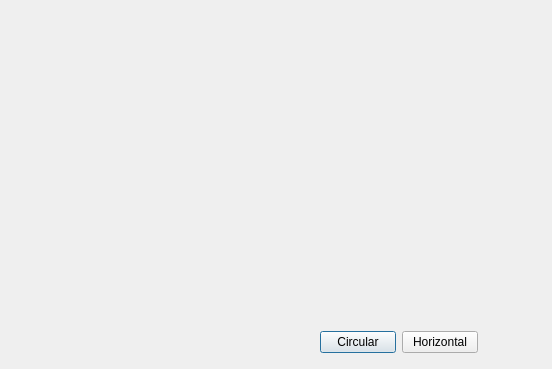
<?xml version="1.0" encoding="UTF-8"?>
<ui version="4.0">
 <class>Dialog</class>
 <widget class="QDialog" name="Dialog">
  <property name="geometry">
   <rect>
    <x>0</x>
    <y>0</y>
    <width>552</width>
    <height>369</height>
   </rect>
  </property>
  <property name="windowTitle">
   <string>Dialog</string>
  </property>
  <widget class="QWidget" name="widget" native="true">
   <property name="geometry">
    <rect>
     <x>29</x>
     <y>49</y>
     <width>501</width>
     <height>261</height>
    </rect>
   </property>
  </widget>
  <widget class="QWidget" name="">
   <property name="geometry">
    <rect>
     <x>320</x>
     <y>330</y>
     <width>158</width>
     <height>25</height>
    </rect>
   </property>
   <layout class="QHBoxLayout" name="horizontalLayout">
    <item>
     <widget class="QPushButton" name="pushButton_2">
      <property name="text">
       <string>Circular</string>
      </property>
     </widget>
    </item>
    <item>
     <widget class="QPushButton" name="pushButton">
      <property name="text">
       <string>Horizontal</string>
      </property>
     </widget>
    </item>
   </layout>
  </widget>
 </widget>
 <resources/>
 <connections/>
</ui>
